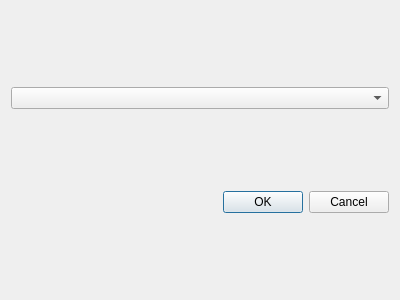
<?xml version="1.0" encoding="UTF-8"?>
<ui version="4.0">
 <class>SelectDialog</class>
 <widget class="QDialog" name="SelectDialog">
  <property name="geometry">
   <rect>
    <x>0</x>
    <y>0</y>
    <width>400</width>
    <height>300</height>
   </rect>
  </property>
  <property name="windowTitle">
   <string>Dialog</string>
  </property>
  <layout class="QVBoxLayout" name="verticalLayout">
   <item>
    <widget class="QComboBox" name="cbTables">
     <property name="currentIndex">
      <number>-1</number>
     </property>
     <item>
      <property name="text">
       <string>base</string>
      </property>
     </item>
     <item>
      <property name="text">
       <string>expenses</string>
      </property>
     </item>
     <item>
      <property name="text">
       <string>categories</string>
      </property>
     </item>
     <item>
      <property name="text">
       <string>shops</string>
      </property>
     </item>
     <item>
      <property name="text">
       <string>currency</string>
      </property>
     </item>
    </widget>
   </item>
   <item>
    <layout class="QVBoxLayout" name="vlElements"/>
   </item>
   <item>
    <widget class="QDialogButtonBox" name="buttonBox">
     <property name="orientation">
      <enum>Qt::Horizontal</enum>
     </property>
     <property name="standardButtons">
      <set>QDialogButtonBox::Cancel|QDialogButtonBox::Ok</set>
     </property>
    </widget>
   </item>
  </layout>
 </widget>
 <resources/>
 <connections>
  <connection>
   <sender>buttonBox</sender>
   <signal>accepted()</signal>
   <receiver>SelectDialog</receiver>
   <slot>accept()</slot>
   <hints>
    <hint type="sourcelabel">
     <x>248</x>
     <y>254</y>
    </hint>
    <hint type="destinationlabel">
     <x>157</x>
     <y>274</y>
    </hint>
   </hints>
  </connection>
  <connection>
   <sender>buttonBox</sender>
   <signal>rejected()</signal>
   <receiver>SelectDialog</receiver>
   <slot>reject()</slot>
   <hints>
    <hint type="sourcelabel">
     <x>316</x>
     <y>260</y>
    </hint>
    <hint type="destinationlabel">
     <x>286</x>
     <y>274</y>
    </hint>
   </hints>
  </connection>
 </connections>
</ui>
